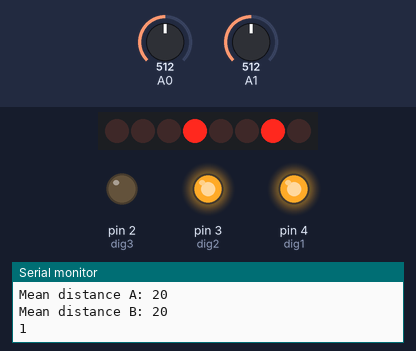
This sketch was run on a simulated Arduino Uno, built with avr-gcc and run on an emulated ATmega328P. Shown: 8 shift-register outputs drawn as a row of LEDs (first output left, lit = HIGH), output pins drawn as LEDs (lit = HIGH), the last lines printed to the serial monitor. Wiring (inferred from the names in the program): shift register (74HC595): data pin 11; shift clock pin 12; latch pin 8. Wiring (inferred from the signals the program sends): row of LEDs: on Q0, Q1, Q2, Q3, Q4, Q5, Q6, Q7. Inputs (shaded band) come from the test bench; at power-on: A0 = 512, A1 = 512. Pins used as bus, display or sensor lines are not drawn.

Above: at 1.2 s.
1.3 s: A0 set to 233
3.5 s: A0 set to 206
At 6.3 s:
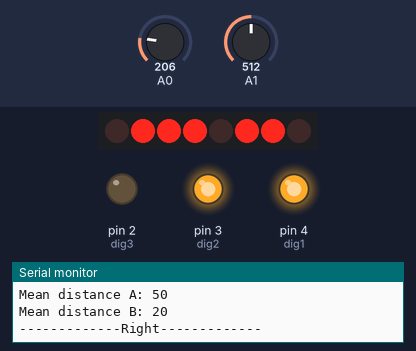
6.5 s: A1 set to 140
At 8.6 s:
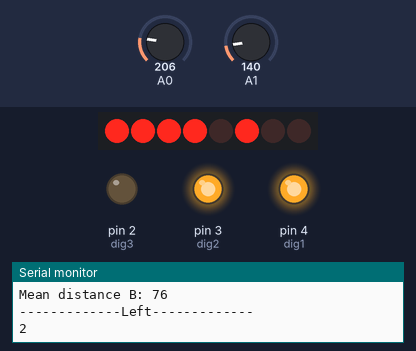
9.5 s: A1 set to 157
11.0 s: A1 set to 10
At 12.3 s:
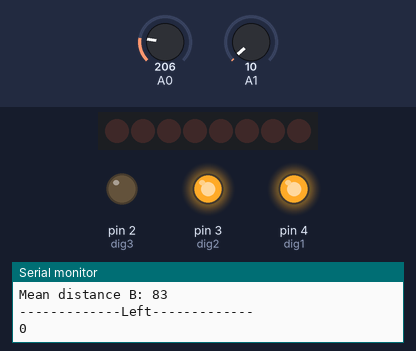
At 13.6 s:
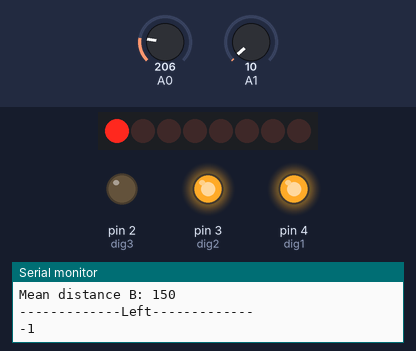
14.0 s: A1 set to 160
Timing chart, 0 to 16.5 s (numbered marks = the images above; inputs shaded):
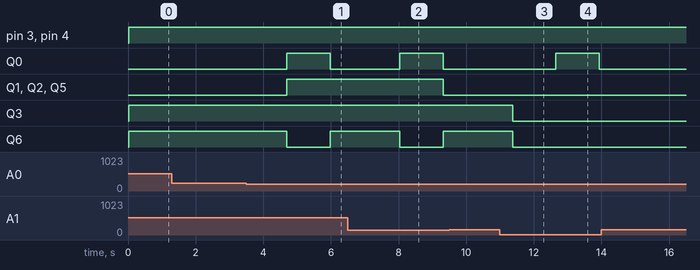

The sketch:

getDistance.ino
```cpp
/*
 *
 * Things that you need:
 * - Arduino
 * - A Sharp IR Sensor
 *
 *
 * The circuit:
 * - Arduino 5V -> Sensor's pin 1 (Vcc)
 * - Arduino GND -> Sensor's pin 2 (GND)
 * - Arduino pin A0 -> Sensor's pin 3 (Output)
 * - Arduino pin A1 -> Sensor's pin 3 (Output)
 *
 * See the Sharp sensor datasheet for the pin reference, the pin configuration is the same for all models.
 * There is the datasheet for the model GP2Y0A41SK0F:
 *
 * http://www.robotstore.it/open2b/var/product-files/78.pdf
 *
 */

//import the library in the sketch
#include <SharpIR.h>

//Create a new instance of the library
//Call the two sensors "sensorA" and "sensorB"
//The model of the sensors is "GP2YA41SK0F"
//The sensor output pin for sensorA and B is attached to the pin A0 and A1 respectivly
int sensorType = GP2Y0A02YK0F;//the sensor you use
SharpIR sensorA(sensorType, A0);SharpIR sensorB(sensorType, A1);

int count = 0;                                      //counter
int totalDistanceA = 0;int totalDistanceB = 0;      //sum of measurements
int averageOf = 25;                                 //take average of *averageOf* distances
int averageDistanceA = 0; int averageDistanceB = 0; //average of measurements
int range = 25;                                     //allowed distance between sensors before detecting people

int people = 1;                                     //the number of people that have passed the sensor

//variables for display en shift register
int latchPin = 8;   //Pin connected to ST_CP rck of 74HC595
int clockPin = 12;  //Pin connected to SH_CP sck of 74HC595
int dataPin = 11;   //Pin connected to DS ser of 74HC595

byte dataArray[12];

int curNum = 1; //digit to display

//digits
int dig1 = 4;
int dig2 = 3;
int dig3 = 2;
int dig4 = 1;

int del = 1;//delay time for multiple unique digits

void setup()
{
  //set pins to output so you can control the shift register
  pinMode(latchPin, OUTPUT);//RCK
  pinMode(clockPin, OUTPUT);//SCK
  pinMode(dataPin, OUTPUT);//SER

  dataArray[0] = 0; //uit
  dataArray[1] = 72; //1=b+c=8+64
  dataArray[2] = 47; //2=abged=4+8+32+1+2=47
  dataArray[3] = 110; //3=abcdg=4+8+64+2+32=110
  dataArray[4] = 120; //4=fgbc=16+32+8+64=120
  dataArray[5] = 118; //5
  dataArray[6] = 115; //6
  dataArray[7] = 92; //7
  dataArray[8] = 255; //8
  dataArray[9] = 254; //9
  dataArray[10] = 0; //

  //pins for controlling digit selection
  pinMode(dig1, OUTPUT);
  digitalWrite(dig1, LOW);
  pinMode(dig2, OUTPUT);
  digitalWrite(dig2, LOW);
  pinMode(dig3, OUTPUT);
  digitalWrite(dig3, LOW);
  pinMode(dig4, OUTPUT);
  digitalWrite(dig4, LOW);

  Serial.begin(9600); //Enable the serial comunication
}

void loop()
{
  //Calculate the distance in centimeters and store the value in a variable
  int distanceA = sensorA.getDistance();
  int distanceB = sensorB.getDistance();
  if(count < averageOf){
    //count multiple measurements together
    totalDistanceA += distanceA; totalDistanceB += distanceB;
    count++;//increment counter
  } else{
    //Calculate and print the averaged value to the serial monitor for Sensors A and B
    Serial.print("Mean distance A: " );
    averageDistanceA = IsInSensorTypeRange(totalDistanceA/averageOf);
    Serial.println(averageDistanceA);
    Serial.print("Mean distance B: " );
    averageDistanceB = IsInSensorTypeRange(totalDistanceB/averageOf);
    Serial.println(averageDistanceB);

    totalDistanceA = 0;totalDistanceB = 0;//reset distance
    count = 0;//reset counter
    delay(250);//give time to read monitor

    // Are people walking by the sensors?
    if(averageDistanceA < averageDistanceB-range){
      Serial.println("-------------Left-------------");
      people--;
    }
    if(averageDistanceA > averageDistanceB+range){
      Serial.println("-------------Right-------------");
      people++;
    }
    if((averageDistanceA < averageDistanceB-range) || (averageDistanceA > averageDistanceB+range)){
      multiDigitUpdate();
      delay(500);//this delay is to prevent the people counter from counting one person twice
    }
    Serial.println(people);
  }
  multiDigitUpdate();
  //updateDisplay();

  if(people == 10){people = 1;}
}

int IsInSensorTypeRange(int dis){

  //sensor type 'GP2Y0A02YK0F' has a range of 20-150 cm
  if(sensorType = GP2Y0A02YK0F){
    if(dis < 20){//if distance below range just make sensor minimum
      dis = 20;
    } else if (dis > 150){//if distance above range just make sensor maximum
      dis = 150;
    }
  }
  return dis;
}

void clearLEDs(){
  curNum = 0;
  updateDisplay();
}
void multiDigitUpdate(){
  /* for other digits if you need them
  clearLEDs();
  digitalWrite(dig1, LOW);
  digitalWrite(dig2, HIGH);
  digitalWrite(dig3, HIGH);
 // curNum = 0;
  updateDisplay();
  delay(del);

  clearLEDs();
  digitalWrite(dig1, HIGH);
  digitalWrite(dig2, LOW);
  digitalWrite(dig3, HIGH);
  //curNum = 0;
  updateDisplay();
  delay(del);
  */
  clearLEDs();
  digitalWrite(dig1, HIGH);
  digitalWrite(dig2, HIGH);
  digitalWrite(dig3, LOW);
  updateDisplay();
  delay(del);
}
void updateDisplay(){
  // take the latchPin low so
  // the LEDs don't change while you're sending in bits:
  digitalWrite(latchPin, LOW);
  // shift out the bits:
  shiftOut(dataPin, clockPin, MSBFIRST, dataArray[people]);
  //take the latch pin high so the LEDs will light up:
  digitalWrite(latchPin, HIGH);
  // pause before next value:
  //delay(10);
}
```

Measured:
- the behaviour switches between 223 and 222 on A0 (found by bisection; images 0 and 1)
- after the input at 3.5 s, Q0: LOW → HIGH after 1.2 s, → LOW 1.3 s later; Q1, Q2, Q5: LOW → HIGH after 1.2 s; Q6: HIGH → LOW after 1.2 s, → HIGH 1.3 s later
- after the input at 11.0 s, Q0: LOW → HIGH after 1.7 s, → LOW 1.3 s later; Q3, Q6: HIGH → LOW after 0.38 s
